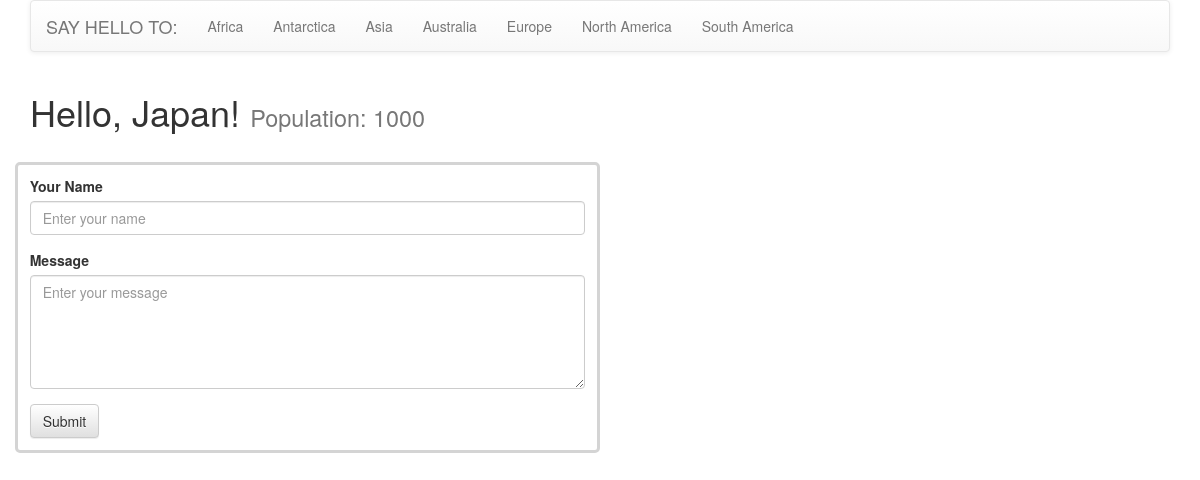
The page /helloworld/country/8/ on the database its author committed.
### helloworld/models.py (models this page shows, shortened)
class Continent(models.Model):
	name = models.CharField(max_length=15)
	area = models.IntegerField(default=0)
	def __unicode__(self):
		return self.name

class Country(models.Model):
	continent = models.ForeignKey(Continent)
	name = models.CharField(max_length=50)
	population = models.IntegerField(default=0)

### helloworld/views.py (the view)
# urls.py: url(r'^country/(?P<country_id>\d+)/$',views.country_comment, name = "country_comment"),
def country_comment(request, country_id):
	continents = Continent.objects.all()
	chosen_country = get_object_or_404(Country, pk=country_id)
	messages = chosen_country.message_set.order_by('-pub_date')[:5]
	return render(request,"helloworld/country_comment.html",{"country":chosen_country, "continents": continents, "messages": messages})

### helloworld/templates/helloworld/country_comment.html (shortened to what this page needs)
{% extends 'helloworld/base.html' %}
{% block content %}
<div class="container">
	<div class="row">
		<div class="col-md-12">
			<h1>
			Hello, {{ country.name }}!
			<small>Population: {{country.population}}</small>
			</h1>
		</div>
	</div>
	<div class="row">
		<br/>
		<div class="col-md-6" id="form-area">
			<form role="form" action="{% url 'get_message' country.id %}" method="post">
				<div class="form-group">
					<label for="author">Your Name</label>
					<input type="text" class="form-control" id="author" name="message_author" placeholder="Enter your name">
				</div>
				<div class="form-group">
					<label for="message">Message</label>
					<textarea class="form-control" rows="5" id="message" name="message_message" placeholder="Enter your message"></textarea>
				</div>
				<button type="submit" class="btn btn-default">Submit</button>
			</form>
		</div>
		<div class="col-md-6">
		</div>
	</div>
</div>
{% endblock %}

### helloworld/templates/helloworld/base.html (shortened to what this page needs)
{% load staticfiles %}
<!DOCTYPE html>
<html>
<head>
	<link rel="stylesheet" type="text/css" href="//netdna.bootstrapcdn.com/bootstrap/3.0.3/css/bootstrap.min.css">
	<link rel="stylesheet" type="text/css" href="//netdna.bootstrapcdn.com/bootstrap/3.0.3/css/bootstrap-theme.min.css">
</head>
<body>
{% block navbar %}
	<div class="container">
		<div class="row">
			<div class="col-md-12">
				<div class="navbar navbar-default ">
					<div class="navbar-header">
				    	<a class="navbar-brand" href="{% url 'welcome' %}">SAY HELLO TO:</a>
				  	</div>
	  				<div class="collapse navbar-collapse">
	  					<ul class="nav navbar-nav">
	  						{% for cont in continents %}
	  							{% ifequal cont.id continent.id %}
	  								<li class="active dropdown">
  										<a  id="drop{{ cont }}" href="{% url 'continent' cont.id %}">{{ cont.name }}</a>
	  									<ul class="dropdown-menu" role="menu" aria-labelledby="drop{{ cont }}">
	  										{% for country in cont.country_set.all %}
	  										<li><a href="{% url 'country_comment' country.id %}">{{ country.name }}</a></li>
	  										{% endfor %}
	  									</ul>
  									</li>
	  							{% else %}
	  								<li class="dropdown">
  										<a id="drop{{ cont }}" href="{% url 'continent' cont.id %}">{{ cont.name }}</a>
  									</li>
	  							{% endifequal %}
	  						{% endfor %}
	  					</ul>
	  				</div>
				</div>
			</div>
		</div>
	</div>
{% endblock %}
{% block content %}{% endblock %}
</body>
</html>

### helloworld/templates/helloworld/country_comment.html (style rules this page uses)
#form-area { padding: 1%; border: 3px solid #d4d4d4; border-radius: 5px; }

### rows shown on the page
Continent: name "Africa"
Continent: name "Antarctica"
Continent: name "Asia"
Continent: name "Australia"
Continent: name "Europe"
Continent: name "North America"
Continent: name "South America"
Country: name "Japan", population "1000"
